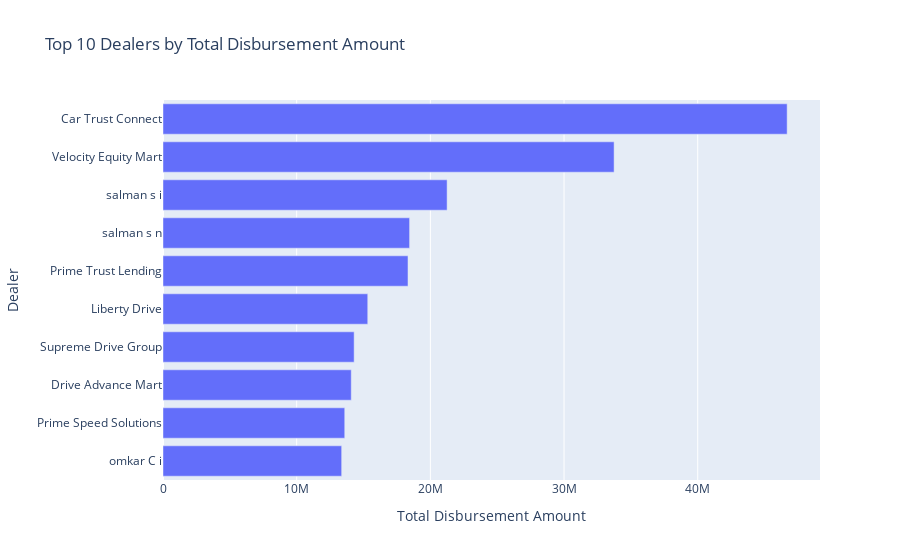

Source (notebook cell):
### Code cell
# Group by dealer and calculate total disbursement amount
total_disbursement_by_dealer = df.groupby('dealer')['disb_amount'].sum().nlargest(10).reset_index()

# Create bar chart using Plotly Express
fig = px.bar(total_disbursement_by_dealer, y='dealer', x='disb_amount',
             labels={'disb_amount': 'Total Disbursement Amount', 'dealer': 'Dealer'},
             title='Top 10 Dealers by Total Disbursement Amount')
fig.update_layout(yaxis={'categoryorder':'total ascending'})
fig.show()

### Figure 1 — Plotly figure (JSON) as saved in the notebook; plotly's stock layout.template omitted (floating-point values rounded to 4 significant figures)
{"data": [{"alignmentgroup": "True", "hovertemplate": "Total Disbursement Amount=%{x}<br>Dealer=%{y}<extra></extra>", "legendgroup": "", "marker": {"color": "#636efa", "pattern": {"shape": ""}}, "name": "", "offsetgroup": "", "orientation": "h", "showlegend": false, "textposition": "auto", "type": "bar", "x": [46689764, 33744824, 21253114, 18446005, 18326726, 15316733, 14298381, 14082176, 13594868, 13365663], "xaxis": "x", "y": ["Car Trust Connect", "Velocity Equity Mart", "salman s i", "salman s n", "Prime Trust Lending", "Liberty Drive", "Supreme Drive Group", "Drive Advance Mart", "Prime Speed Solutions", "omkar C i"], "yaxis": "y"}], "layout": {"barmode": "relative", "legend": {"tracegroupgap": 0}, "title": {"text": "Top 10 Dealers by Total Disbursement Amount"}, "xaxis": {"anchor": "y", "domain": [0, 1], "title": {"text": "Total Disbursement Amount"}}, "yaxis": {"anchor": "x", "categoryorder": "total ascending", "domain": [0, 1], "title": {"text": "Dealer"}}}}
